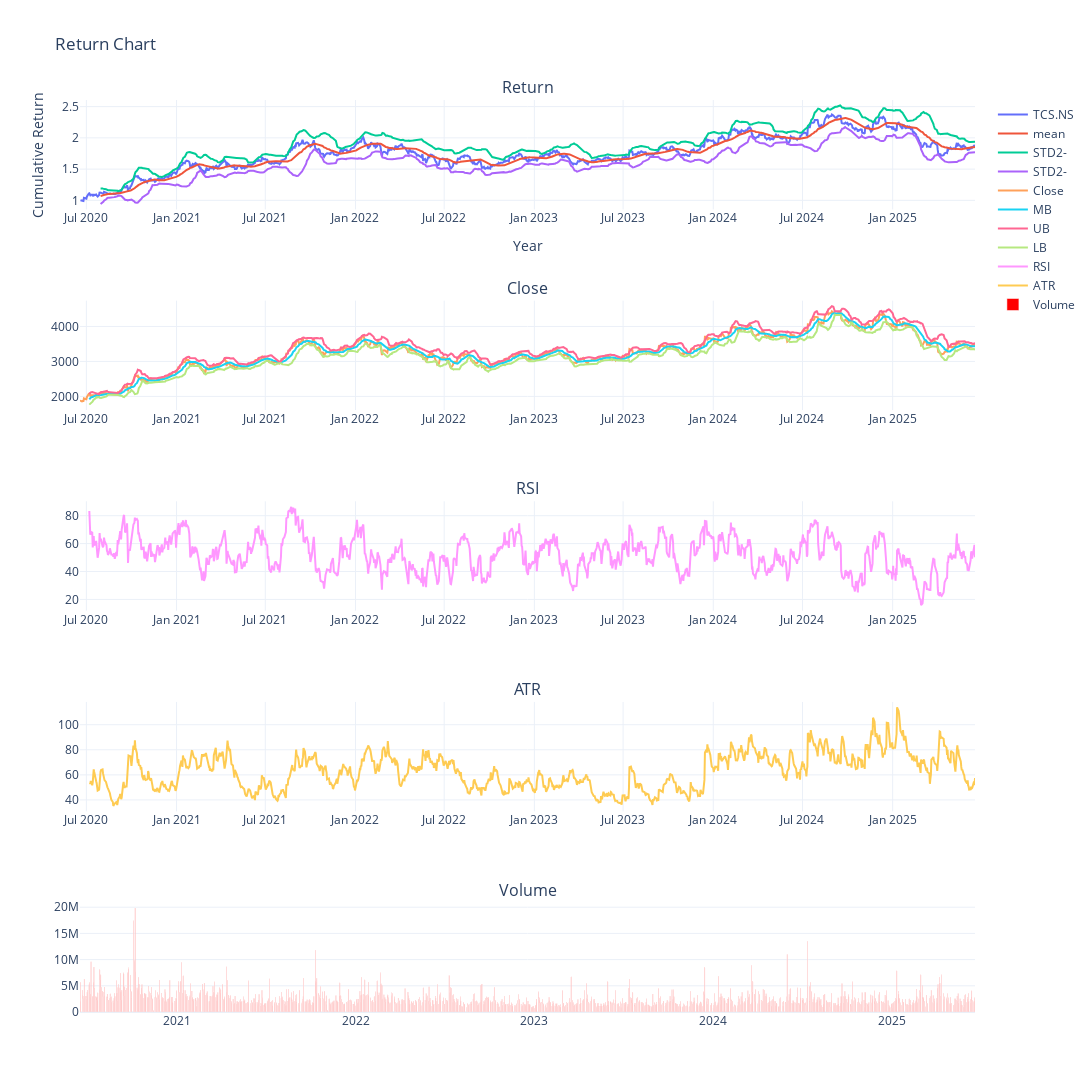

Here is the notebook cell this chart was saved with:
### Code cell
# Create a line chart
from plotly.subplots import make_subplots
import plotly.graph_objects as go
# fig = go.Figure()

fig = make_subplots(
    rows=5, cols=1,
    subplot_titles=("Return", "Close", "RSI", "ATR", "Volume"))





# Add multiple lines (traces) to the figure
for key in data:
    fig.add_trace(go.Scatter(
        x=data[key].index,
        y=data[key]['cum_rtn'],
        mode='lines',  # Set the mode to 'lines' for a line chart
        name=key# Use the name for each line from the dictionary
    ),  row=1, col=1,)

for key in data:
    fig.add_trace(go.Scatter(
        x=data[key].index,
        y=data[key]['r_mean'],
        mode='lines',  # Set the mode to 'lines' for a line chart
        name='mean'# Use the name for each line from the dictionary
    ),row=1, col=1,)

for key in data:
    fig.add_trace(go.Scatter(
        x=data[key].index,
        y=data[key]['r_std2+'],
        mode='lines',  # Set the mode to 'lines' for a line chart
        name='STD2-'# Use the name for each line from the dictionary
    ),row=1, col=1,)
    
for key in data:
    fig.add_trace(go.Scatter(
        x=data[key].index,
        y=data[key]['r_std2-'],
        mode='lines',  # Set the mode to 'lines' for a line chart
        name='STD2-'# Use the name for each line from the dictionary
    ),row=1, col=1,)   

#Close
for key in data:
    fig.add_trace(go.Scatter(
        x=data[key].index,
        y=data[key]['Close'],
        mode='lines',  # Set the mode to 'lines' for a line chart
        name='Close'# Use the name for each line from the dictionary
    ),row=2, col=1,)   
for key in data:
    fig.add_trace(go.Scatter(
        x=data[key].index,
        y=data[key]['MB'],
        mode='lines',  # Set the mode to 'lines' for a line chart
        name='MB'# Use the name for each line from the dictionary
    ),row=2, col=1,)

for key in data:
    fig.add_trace(go.Scatter(
        x=data[key].index,
        y=data[key]['UB'],
        mode='lines',  # Set the mode to 'lines' for a line chart
        name='UB'# Use the name for each line from the dictionary
    ),row=2, col=1,)
    
for key in data:
    fig.add_trace(go.Scatter(
        x=data[key].index,
        y=data[key]['LB'],
        mode='lines',  # Set the mode to 'lines' for a line chart
        name='LB'# Use the name for each line from the dictionary
    ),row=2, col=1,) 

#RSI

for key in data:
    fig.add_trace(go.Scatter(
        x=data[key].index,
        y=data[key]['RSI'],
        mode='lines',  # Set the mode to 'lines' for a line chart
        name='RSI'# Use the name for each line from the dictionary
    ),row=3, col=1,)   


#ATR

for key in data:
    fig.add_trace(go.Scatter(
        x=data[key].index,
        y=data[key]['ATR'],
        mode='lines',  # Set the mode to 'lines' for a line chart
        name='ATR'# Use the name for each line from the dictionary
    ),row=4, col=1,)   

#Volume

for key in data:
    fig.add_trace(go.Bar(
        x=data[key].index,
        y=data[key]['Volume'],
        name='Volume',# Use the name for each line from the dictionary
        marker=dict(color='red')
    ),row=5, col=1,)   


# Customize the layout
fig.update_layout(
    title="Return Chart",
    xaxis_title="Year",
    yaxis_title="Cumulative Return",
    autosize=False,
    width=1100,
    height=1400,
    template='plotly_white'
)

# Show the plot
fig.show()

### Figure 1 — Plotly figure (JSON) as saved in the notebook; plotly's stock layout.template omitted (floating-point values rounded to 4 significant figures; data arrays with more than 128 entries replaced by an {"elided": "..."} marker saying what was removed)
{"data": [{"mode": "lines", "name": "TCS.NS", "type": "scatter", "x": {"elided": "1240 str values"}, "xaxis": "x", "y": {"elided": "1240 float values"}, "yaxis": "y"}, {"mode": "lines", "name": "mean", "type": "scatter", "x": {"elided": "1240 str values"}, "xaxis": "x", "y": {"elided": "1240 float values"}, "yaxis": "y"}, {"mode": "lines", "name": "STD2-", "type": "scatter", "x": {"elided": "1240 str values"}, "xaxis": "x", "y": {"elided": "1240 float values"}, "yaxis": "y"}, {"mode": "lines", "name": "STD2-", "type": "scatter", "x": {"elided": "1240 str values"}, "xaxis": "x", "y": {"elided": "1240 float values"}, "yaxis": "y"}, {"mode": "lines", "name": "Close", "type": "scatter", "x": {"elided": "1240 str values"}, "xaxis": "x2", "y": {"elided": "1240 float values"}, "yaxis": "y2"}, {"mode": "lines", "name": "MB", "type": "scatter", "x": {"elided": "1240 str values"}, "xaxis": "x2", "y": {"elided": "1240 float values"}, "yaxis": "y2"}, {"mode": "lines", "name": "UB", "type": "scatter", "x": {"elided": "1240 str values"}, "xaxis": "x2", "y": {"elided": "1240 float values"}, "yaxis": "y2"}, {"mode": "lines", "name": "LB", "type": "scatter", "x": {"elided": "1240 str values"}, "xaxis": "x2", "y": {"elided": "1240 float values"}, "yaxis": "y2"}, {"mode": "lines", "name": "RSI", "type": "scatter", "x": {"elided": "1240 str values"}, "xaxis": "x3", "y": {"elided": "1240 float values"}, "yaxis": "y3"}, {"mode": "lines", "name": "ATR", "type": "scatter", "x": {"elided": "1240 str values"}, "xaxis": "x4", "y": {"elided": "1240 float values"}, "yaxis": "y4"}, {"marker": {"color": "red"}, "name": "Volume", "type": "bar", "x": {"elided": "1240 str values"}, "xaxis": "x5", "y": {"elided": "1240 int values"}, "yaxis": "y5"}], "layout": {"annotations": [{"font": {"size": 16}, "showarrow": false, "text": "Return", "x": 0.5, "xanchor": "center", "xref": "paper", "y": 1, "yanchor": "bottom", "yref": "paper"}, {"font": {"size": 16}, "showarrow": false, "text": "Close", "x": 0.5, "xanchor": "center", "xref": "paper", "y": 0.78, "yanchor": "bottom", "yref": "paper"}, {"font": {"size": 16}, "showarrow": false, "text": "RSI", "x": 0.5, "xanchor": "center", "xref": "paper", "y": 0.56, "yanchor": "bottom", "yref": "paper"}, {"font": {"size": 16}, "showarrow": false, "text": "ATR", "x": 0.5, "xanchor": "center", "xref": "paper", "y": 0.34, "yanchor": "bottom", "yref": "paper"}, {"font": {"size": 16}, "showarrow": false, "text": "Volume", "x": 0.5, "xanchor": "center", "xref": "paper", "y": 0.12, "yanchor": "bottom", "yref": "paper"}], "autosize": false, "height": 1400, "title": {"text": "Return Chart"}, "width": 1100, "xaxis": {"anchor": "y", "autorange": true, "domain": [0, 1], "range": ["2020-06-18", "2025-06-18"], "title": {"text": "Year"}, "type": "date"}, "xaxis2": {"anchor": "y2", "autorange": true, "domain": [0, 1], "range": ["2020-06-18", "2025-06-18"], "type": "date"}, "xaxis3": {"anchor": "y3", "autorange": true, "domain": [0, 1], "range": ["2020-06-18", "2025-06-18"], "type": "date"}, "xaxis4": {"anchor": "y4", "autorange": true, "domain": [0, 1], "range": ["2020-06-18", "2025-06-18"], "type": "date"}, "xaxis5": {"anchor": "y5", "autorange": true, "domain": [0, 1], "range": ["2020-06-17 12:00", "2025-06-18 12:00"], "type": "date"}, "yaxis": {"anchor": "x", "autorange": true, "domain": [0.88, 1], "range": [0.8549, 2.605], "title": {"text": "Cumulative Return"}, "type": "linear"}, "yaxis2": {"anchor": "x2", "autorange": true, "domain": [0.66, 0.78], "range": [1608.0, 4738.0], "type": "linear"}, "yaxis3": {"anchor": "x3", "autorange": true, "domain": [0.44, 0.56], "range": [11.89, 90.33], "type": "linear"}, "yaxis4": {"anchor": "x4", "autorange": true, "domain": [0.22, 0.34], "range": [30.88, 118.2], "type": "linear"}, "yaxis5": {"anchor": "x5", "autorange": true, "domain": [0, 0.12], "range": [0, 20880000.0], "type": "linear"}}}
